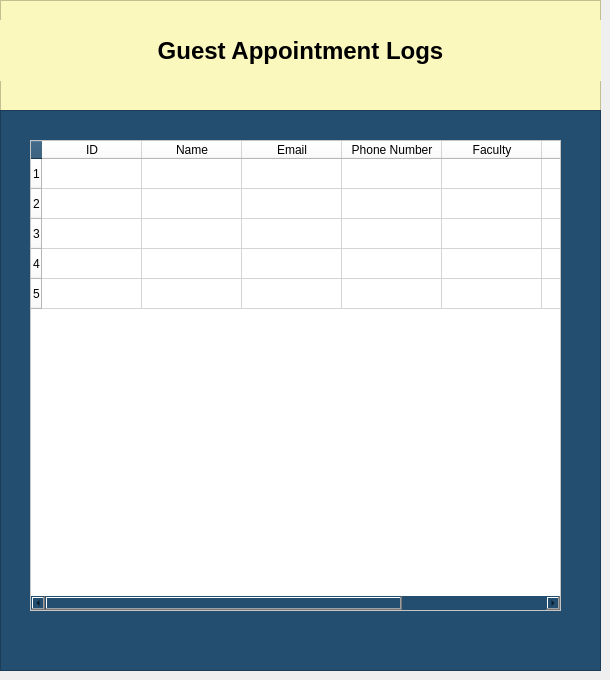
    <widget class="QWidget" name="GeneratedNumberPage">
     <widget class="QFrame" name="GeneratedYellowFrame">
      <property name="geometry">
       <rect>
        <x>0</x>
        <y>0</y>
        <width>601</width>
        <height>111</height>
       </rect>
      </property>
      <property name="styleSheet">
       <string notr="true">background-color: rgb(251, 248, 190);</string>
      </property>
      <property name="frameShape">
       <enum>QFrame::StyledPanel</enum>
      </property>
      <property name="frameShadow">
       <enum>QFrame::Raised</enum>
      </property>
      <widget class="QLabel" name="GuestAppointmentLabel">
       <property name="geometry">
        <rect>
         <x>0</x>
         <y>20</y>
         <width>601</width>
         <height>61</height>
        </rect>
       </property>
       <property name="font">
        <font>
         <family>Tahoma</family>
         <pointsize>18</pointsize>
         <weight>75</weight>
         <bold>true</bold>
        </font>
       </property>
       <property name="text">
        <string>Guest Appointment Logs</string>
       </property>
       <property name="alignment">
        <set>Qt::AlignCenter</set>
       </property>
      </widget>
     </widget>
     <widget class="QFrame" name="GeneratedBlueFrame">
      <property name="geometry">
       <rect>
        <x>0</x>
        <y>110</y>
        <width>601</width>
        <height>561</height>
       </rect>
      </property>
      <property name="styleSheet">
       <string notr="true">background-color: rgb(35, 78, 112);</string>
      </property>
      <property name="frameShape">
       <enum>QFrame::StyledPanel</enum>
      </property>
      <property name="frameShadow">
       <enum>QFrame::Raised</enum>
      </property>
      <widget class="QTableWidget" name="GuestLogWidget">
       <property name="geometry">
        <rect>
         <x>30</x>
         <y>30</y>
         <width>531</width>
         <height>471</height>
        </rect>
       </property>
       <property name="styleSheet">
        <string notr="true">background-color: rgb(255, 255, 255);
color: rgb(0, 0, 0);</string>
       </property>
       <row>
        <property name="text">
         <string>1</string>
        </property>
       </row>
       <row>
        <property name="text">
         <string>2</string>
        </property>
       </row>
       <row>
        <property name="text">
         <string>3</string>
        </property>
       </row>
       <row>
        <property name="text">
         <string>4</string>
        </property>
       </row>
       <row>
        <property name="text">
         <string>5</string>
        </property>
       </row>
       <column>
        <property name="text">
         <string>ID</string>
        </property>
       </column>
       <column>
        <property name="text">
         <string>Name</string>
        </property>
       </column>
       <column>
        <property name="text">
         <string>Email</string>
        </property>
       </column>
       <column>
        <property name="text">
         <string>Phone Number</string>
        </property>
       </column>
       <column>
        <property name="text">
         <string>Faculty</string>
        </property>
       </column>
       <column>
        <property name="text">
         <string>Reason</string>
        </property>
       </column>
       <column>
        <property name="text">
         <string>Priority Numbers</string>
        </property>
       </column>
      </widget>
     </widget>
    </widget>
